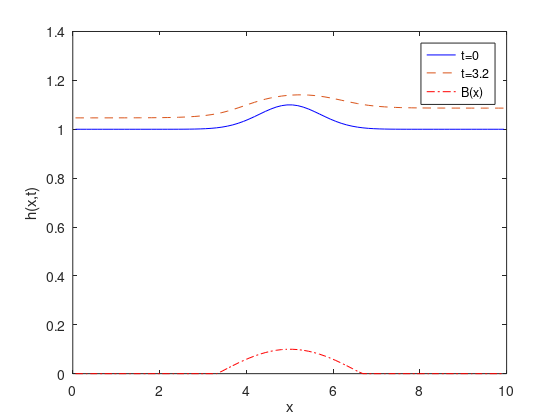
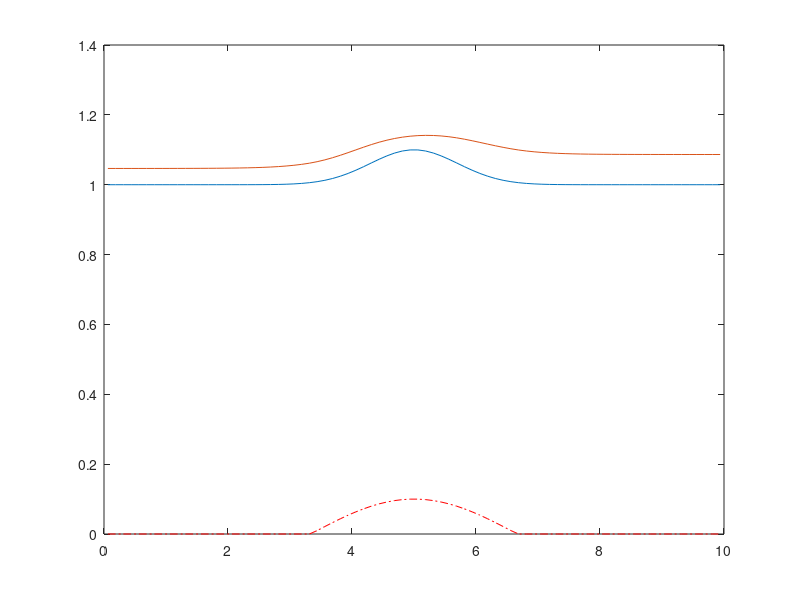

Write MATLAB code to recreate these figures, in order.

%% advect linearization
clear all;
clc;
close all;
addpath(['/Users/kevin/SkyDrive/KTH Work/LaTeX Reports',...
    '/HW4-High Resolution shock-capturing methods/matlabfiles/']);
%% Parameters
N = 80;
L = 10.;
dx = L/N; % Grid spacing
H = 1;
g = 9.8;
c = sqrt(g*H); % Wave speed
tau = .8*dx/c; % Time Step
coeff = -tau/(2*dx);
nStep = L/(c*tau);
finalTime = nStep*tau;
nCells = 1:N;
ghostCellOneSide = 2;
cellsPlusGhost = 1:(N+2*ghostCellOneSide);
%% Boundary Conditions
w = 0.1*L; % Width
x = (nCells-1/2)*dx; % Grid points
a = 1/10*H;
h = H + a*exp(-(x-L/2).^2/(w^2));
h = padarray(h',ghostCellOneSide)';
% Boundary Conditions
% m=h;
m = 0*a*exp(-(x-L/2).^2/(w^2))*c;
m = padarray(m',ghostCellOneSide)';
%% BC
% needs to be changed if ghostCellOneSide is changed
h(1) = h(4);
h(2) = h(3);
m(1) = m(4)*(-1);
m(2) = m(3)*(-1);
h(N+4) = h(N+1);
h(N+3) = h(N+2);
m(N+4) = m(N+1)*(-1);
m(N+3) = m(N+2)*(-1);
%%
i = ((1+ghostCellOneSide):(N+ghostCellOneSide));
im = i-1;
ip = i+1;
%% Record the initial state
hplot(:,1) = h(:);
mplot(:,1) = m(:);
flux = (1/2*g*h.^2 + (m.^2)./h);
r = L/6;
B0 = H/10;
for lengthOfX = 1:length(x)
    if abs(x(lengthOfX)-L/2)<r
        B(lengthOfX) = B0*cos((pi*(x(lengthOfX)-L/2))/(2*r));
    else
        B(lengthOfX)=0;
    end
end
B = padarray(B',ghostCellOneSide)';
B(1) = B(4);
B(2) = B(3);
B(N+4) = B(N+1);
B(N+3) = B(N+2);
    %% Loop
    for iStep=1:(round(nStep))
        hOld=h;
        mOld=m;
        flux = (1/2*g*hOld.^2 + (mOld.^2)./hOld);
        h(i) = .5*(hOld(i+1)+ hOld(i-1)) - abs(coeff)*(   m(i+1)	-m(i-1)) + tau*B(i);
        m(i) = .5*(mOld(i+1)+ mOld(i-1)) - abs(coeff)*(flux(i+1)-flux(i-1)) + tau*B(i);
        h(1) = h(4);
        h(2) = h(3);
        m(1) = m(4)*(-1);
        m(2) = m(3)*(-1);
        h(N+4) = h(N+1);
        h(N+3) = h(N+2);
        m(N+4) = m(N+1)*(-1);
        m(N+3) = m(N+2)*(-1);
        hplot(:,(iStep+1)) = h(:);
        mplot(:,(iStep+1)) = m(:);
    end
    
    %% Plot
    % figure(1); clf;
    % plot(x,hplot(i,1),'-',x,hplot(i,nStep),'--');
    % legend('t=0','t=1');
    % xlabel('x');  ylabel('h(x,t)');
    % title(sprintf('$h(x,t)$ $\\Delta t=$%0.2g,',...
    %     ' $\\epsilon =$ %g',tau,a),...
    %     'Interpreter','latex')
    %% h plot1
    figure(2)
    for iPlotting = 1:2:nStep
        clf;
        plot(x,hplot(i,1))
        hold on;
        plot(x,hplot(i,iPlotting),'-');
        finalB = plot(x,B(i),'-.','color','r');
        pause(.1)
    end
    %% m plot
    % figure(3)
    % for ip = 1:8:nStep
    %     clf;
    %     plot(x,mplot(:,1))
    %     hold on;
    %     plot(x,mplot(:,ip),'-');
    %     pause(.01)
    % end
    %% Plot for 2.1
    figure(3)
    initialH = plot(x,hplot(i,1),'-','color','b');
    hold on;
    finalH = plot(x,hplot(i,round(nStep)),'--');
    finalB = plot(x,B(i),'-.','color','r');
    legend([initialH finalH,finalB],...
        't=0',...
        sprintf('t=%0.2g',finalTime),...
        'B(x)');
    xlabel('x');  ylabel('h(x,t)');
    hold off;
    %%
    printYesNo = 1;
    if printYesNo == 1
        saveFigurePath = ['/Users/kevin/SkyDrive/KTH Work/'...
            'LaTeX Reports/HW4-High Resolution shock-capturing '...
            'methods/Figures/'];
        set(figure(3), 'PaperPositionMode', 'auto');
        print('-depsc2', [saveFigurePath ...
            sprintf('steadySolutionsp%g_n_is_%g_a_%g',H,N,a)]);
    end
    
    
